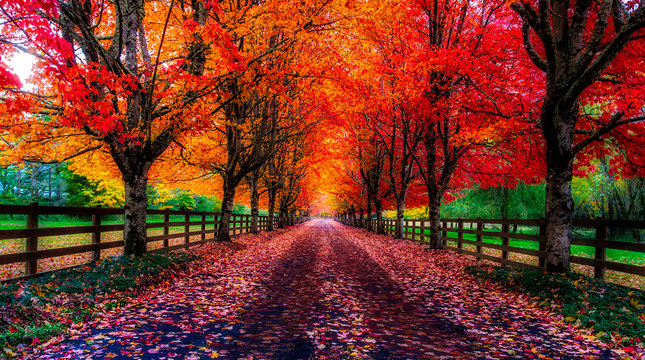
#> input picture image.jpg, 645 x 360 px
$ python Extract1.py
#> lines starting #> are read from the running program, lines starting #| are printed output that depends on the picture
import cv2
import numpy as np
import matplotlib.pyplot as plt

# Read image
image = cv2.imread('image.jpg')
#> image is the input picture: shape (360, 645, 3); mean B, G, R 37.6, 54.6, 117.2
image = cv2.cvtColor(image, cv2.COLOR_BGR2RGB)

# Calculate histogram for each channel (Red, Green, Blue)
r_hist = cv2.calcHist([image], [0], None, [256], [0, 256])
#> r_hist = 256 values, max 6998 at index 0, min 636 at index 140, mean 907
g_hist = cv2.calcHist([image], [1], None, [256], [0, 256])
#> g_hist = 256 values, max 11896 at index 0, min 11 at index 230, mean 907
b_hist = cv2.calcHist([image], [2], None, [256], [0, 256])
#> b_hist = 256 values, max 30742 at index 0, min 20 at index 229, mean 907

# Plot histograms
plt.plot(r_hist, color='red')
plt.plot(g_hist, color='green')
plt.plot(b_hist, color='blue')
plt.title("Color Histogram")
plt.show()
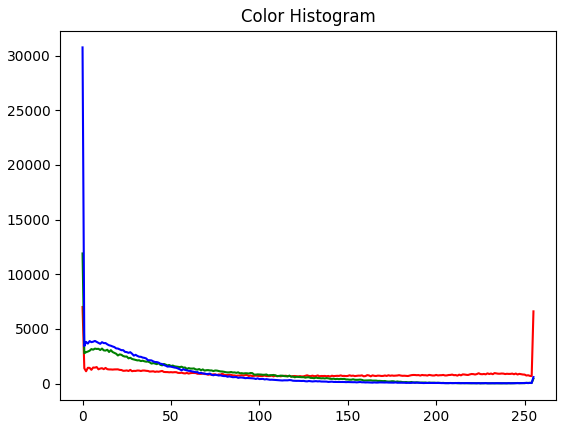
#> figure drawn by matplotlib, 1 panel; curve peaks at x = 0, y = 6998; curve peaks at x = 0, y = 11896; curve peaks at x = 0, y = 30742


# Read image
image = cv2.imread('image.jpg', 0)  # Grayscale image
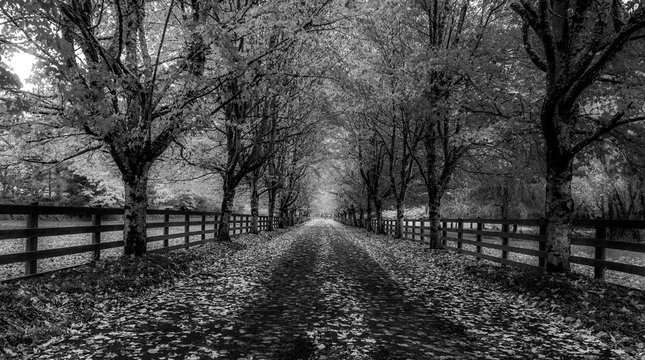
#> image: shape (360, 645); min 0, max 255, mean 71.1

# Apply Canny edge detection
edges = cv2.Canny(image, 100, 200)
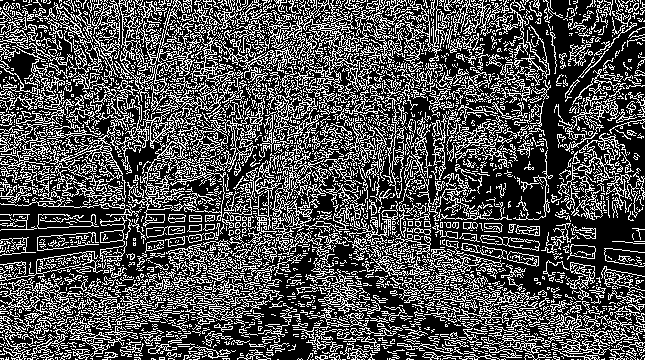
#> edges: shape (360, 645); 31.1% white in thin lines or dots

# Display the result
plt.imshow(edges, cmap='gray')
plt.title('Edge Detection')
plt.show()


from skimage.feature import local_binary_pattern
from skimage import img_as_ubyte

# Read image and convert to grayscale
image = cv2.imread('image.jpg', 0)

# Apply Local Binary Pattern (LBP)
radius = 1
n_points = 8 * radius
lbp = local_binary_pattern(image, n_points, radius, method='uniform')
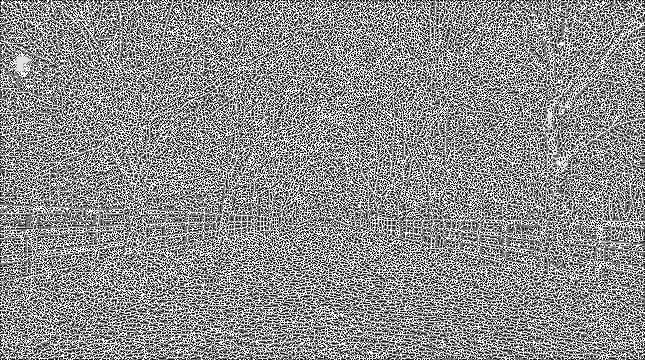
#> lbp: shape (360, 645) float64; min 0, max 9, mean 4.99; drawn with min black and max white

# Display LBP
plt.imshow(lbp, cmap='gray')
plt.title('Local Binary Pattern (Texture)')
plt.show()


from skimage.feature import hog
from skimage import exposure

# Read image and convert to grayscale
image = cv2.imread('image.jpg', 0)

# Compute HOG features
features, hog_image = hog(image, orientations=9, pixels_per_cell=(8, 8), cells_per_block=(2, 2), visualize=True)
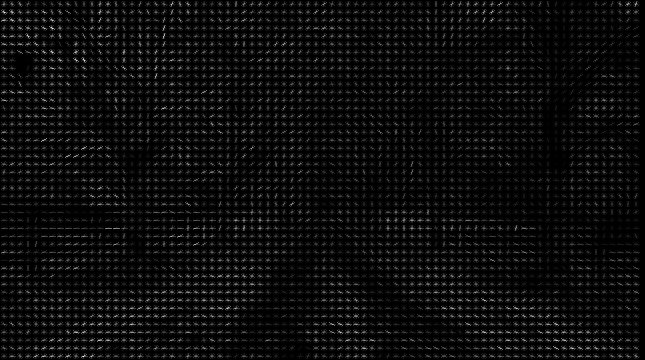
#> hog_image: shape (360, 645) float64; min 0, max 89.57, mean 4.4; drawn with min black and max white

# Enhance the HOG image for better visualization
hog_image_rescaled = exposure.rescale_intensity(hog_image, in_range=(0, 10))
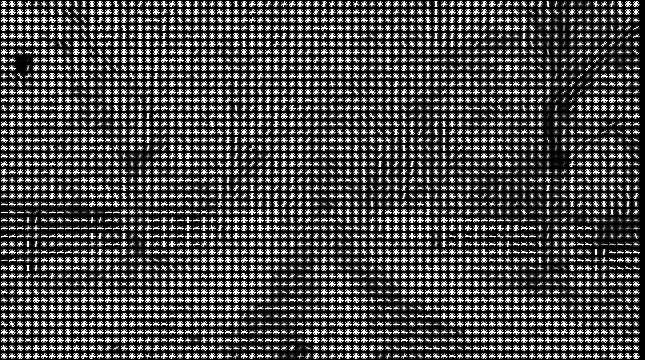
#> hog_image_rescaled: shape (360, 645) float64; min 0, max 1, mean 0.287

# Display the HOG image
plt.imshow(hog_image_rescaled, cmap='gray')
plt.title('Histogram of Oriented Gradients')
plt.show()
